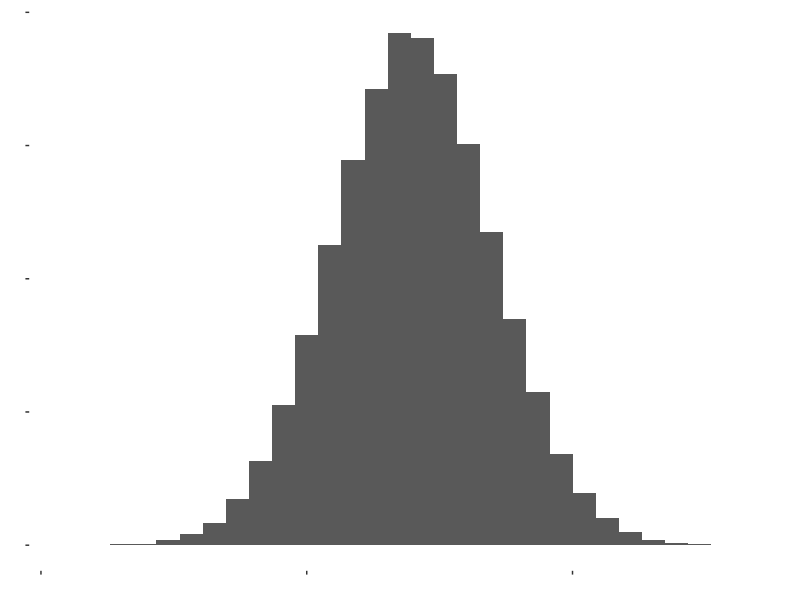
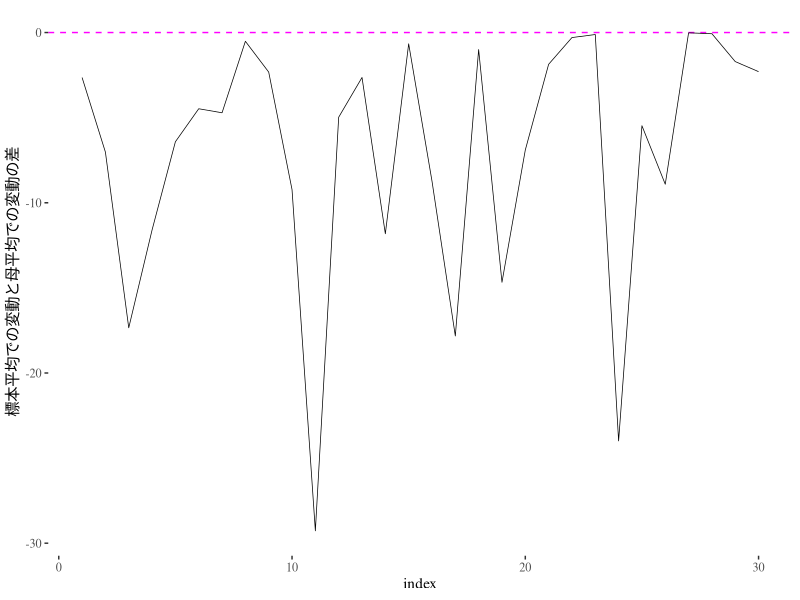
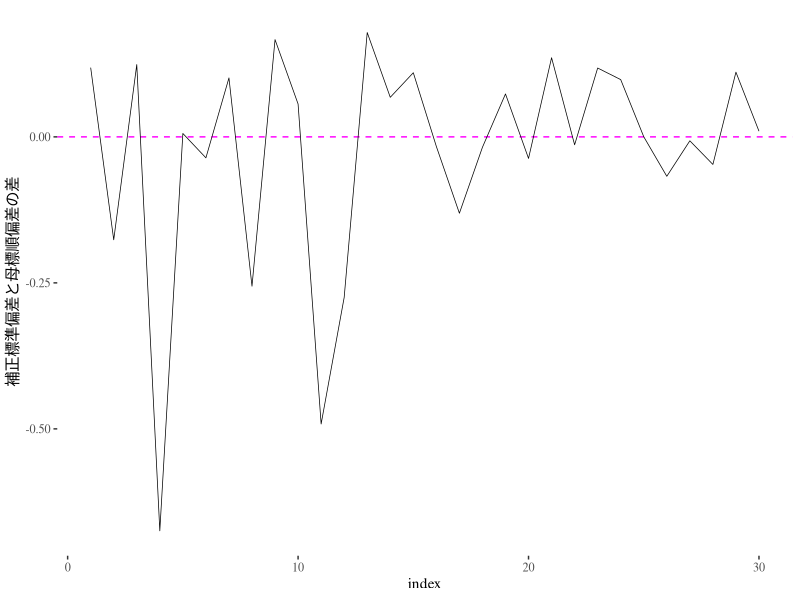

Here is the R script that generated these plots, in order: (Note: this script raises an error after producing the figures.)
## ---- chunk 1
library(tidyverse)
library(tufte)

# invalidate cache when the tufte version changes
knitr::opts_chunk$set(cache.extra = packageVersion('tufte'))
options(htmltools.dir.version = FALSE)

knitr::opts_chunk$set(echo = TRUE,                 # Rコードを出力する
                      warning = FALSE,             # Rの警告を抑止する
                      fig_caption = TRUE,
                      fig.align = 'center',        # 図を中央揃えにする
                      attr.source='.numberLines'   # Rコードに行番号表示
                      )

# tufte packageでは、余白に図などを表示させる制御があるためfig.posによる
# 図表位置の固定はできません。また、見出しは節レベル（level 2）までです。
if (knitr::is_latex_output()) {
  knitr::opts_chunk$set(dev = "cairo_pdf",       # 図の出力にPDFデバイスを使う
                        dev.args = list(family = "Source Han Code JP"),
                                                 # 図のフォントを指定する
                        tinytex.verbose = TRUE   # デバッグ用メッセージを出力
                        )
}

df_print <- function(df = NULL,             # 表示させたいデータをフレームを指定
                     n = 3L,                # 省略表示時の行数
                     caption = NULL,        # 表見出しを指定
                     booktabs = TRUE,       # FALSEで縦罫線を描画
                     font_size = NULL,      # 表内文字のフォントサイズ
                     position = "center",   # 表の横位置
                     full_width = FALSE,    # TRUEで幅いっぱいに拡大表示
                     scale_down = FALSE,    # TRUEで横幅に収まるよう縮小表示
                     all = FALSE,           # TRUEですべてのデータを表示
                     head_tail = FALSE,     # TRUEで先頭・末尾をn行ずつ表示
                     ...) {                 # kableExtra::kblに渡す引数
  if (!is.null(df)) {
    if (knitr::is_latex_output()) {
      if (scale_down == FALSE) {
        # latex_option = c("striped", "HOLD_position")
        latex_option = c("striped１")
      } else {
        # latex_option = c("striped", "HOLD_position", "scale_down")
        latex_option = c("striped", "scale_down")
      }
      if (all == FALSE) {
        df <- df %>% 
          psych::headTail(top = n,
                          bottom = dplyr::if_else(head_tail == FALSE, 0L, n))
      }
      df %>% 
        kableExtra::kbl(caption  = caption, booktabs = booktabs, ...) %>%
        kableExtra::kable_styling(font_size = font_size, position = position,
                                  full_width = full_width,
                                  latex_options = latex_option)
    } else {   # 出力タイプ不明の場合
      rmarkdown::paged_table(df)
    }
  }
}

## ---- chunk 2
n <- 100000
x <- rnorm(n, mean = 4, sd = 3)
mu <- mean(x)

data.frame(x = x) %>% 
  ggplot2::ggplot(ggplot2::aes(x = x)) +
    ggplot2::geom_histogram() + 
    ggplot2::labs(x = "", y = "") +
    ggthemes::theme_tufte() + 
    ggplot2::theme(axis.text.x = ggplot2::element_blank(),
                   axis.text.y = ggplot2::element_blank())
## ---- chunk 3
df <- data.frame()
for (i in c(1:30)) {
  xs <- sample(x, size = 3, replace = FALSE)  # 母集団から3つのデータを取り出す
  xb <- mean(xs)                  # 標本平均を求める
  dssxb <- sum((xs - xb)^2)       # 標本平均を用いた変動（偏差平方和）
  dssmu <- sum((xs - mu)^2)       # 母平均を用いた変動（偏差平方和）
  # 計算結果をデータフレームにまとめる
  dftmp <- data.frame(no = i,     # 通し番号
                      x1 = xs[1], # 標本データ(n = 1)
                      x2 = xs[2], # 標本データ(n = 2)
                      x3 = xs[3], # 標本データ(n = 3)
                      xb,         # 標本平均
                      mu,         # 母平均
                      dssxb,      # 標本平均を用いた変動（偏差平方和）
                      dssmu,      # 母平均を用いた変動（偏差平方和）
                      diff = dssxb - dssmu  # 負値なら標本平均による変動が小さい
                      )
  df <- dplyr::bind_rows(df, dftmp)
}

df %>% 
  dplyr::rename(`標本平均`= xb, `母平均` = mu,
                `標本平均での変動` = dssxb, `母平均での変動` = dssmu,
                `変動差（標本-母）` = diff) %>% 
  df_print(all = TRUE, scale_down = TRUE, caption = "シミュレーション結果")
## ---- chunk 4
df %>% 
  ggplot2::ggplot(ggplot2::aes(x = no)) +
    ggplot2::geom_hline(yintercept = 0, color = "magenta", linetype = "dashed") + 
    ggplot2::geom_line(ggplot2::aes(y = diff), size = 0.25) +
    ggplot2::labs(x = "index", y = "標本平均での変動と母平均での変動の差") + 
    ggthemes::theme_tufte()
## ---- chunk 5
df <- data.frame()
m <- 12
for (i in c(1:30)) {
  xs <- sample(x, size = m, replace = FALSE)  # 母集団から3つのデータを取り出す
  xb <- mean(xs)                              # 標本平均を求める
  sdxb <- sqrt(sum((xs - xb)^2) / (m - 1))    # 自由度で補正した標本標準偏差
  sdmu <- sqrt(sum((xs - mu)^2) / m)          # 母標準偏差
  # 計算結果をデータフレームにまとめる
  dftmp <- data.frame(no = i,             # 通し番号
                      x1 = xs[1],         # 標本データ(n = 1)
                      x2 = xs[2],         # 標本データ(n = 2)
                      x3 = xs[3],         # 標本データ(n = 3)
                      xb,                 # 標本平均
                      mu,                 # 母平均
                      sdxb,               # 補正した標本標準偏差（不偏推定値）
                      sdmu,               # 母標準偏差
                      diff = sdxb - sdmu  # 負値なら標本平均による変動が小さい
                      )
  df <- dplyr::bind_rows(df, dftmp)
}

df %>% 
  dplyr::rename(`標本平均`= xb, `母平均` = mu,
                `補正した標本標準偏差` = sdxb, `母標準偏差` = sdmu,
                `差（標本-母）` = diff) %>% 
  df_print(all = TRUE, scale_down = TRUE, caption = "シミュレーション結果")

## ---- chunk 6
df %>% 
  ggplot2::ggplot(ggplot2::aes(x = no)) +
    ggplot2::geom_hline(yintercept = 0, color = "magenta", linetype = "dashed") + 
    ggplot2::geom_line(ggplot2::aes(y = diff), size = 0.25) +
    ggplot2::labs(x = "index", y = "補正標準偏差と母標順偏差の差") + 
    ggthemes::theme_tufte()
## ---- chunk 7
mean(x)                # 平均値
(n / (n - 1)) * sd(x)  # 標準偏差
## ---- chunk 8
# create a bib file for the R packages used in this document
knitr::write_bib(c('base', 'rmarkdown'), file = './bib/skeleton.bib')
